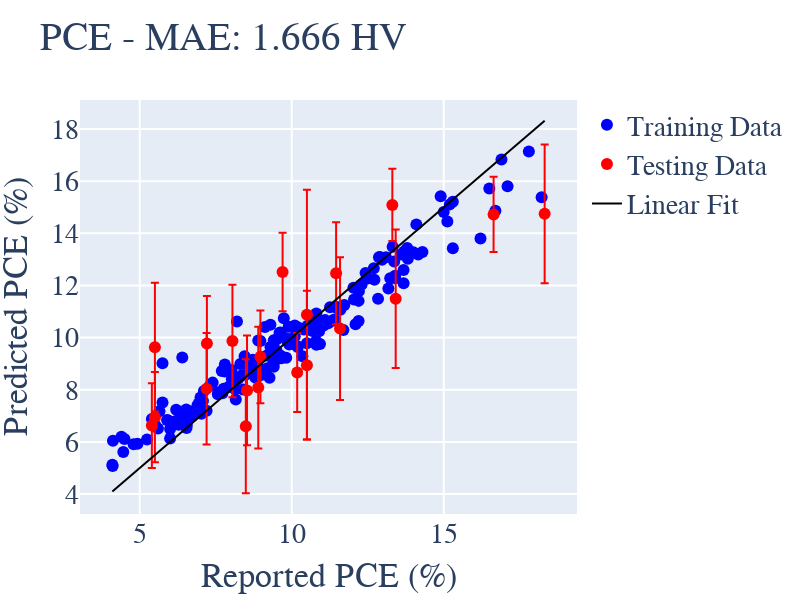

The cell this chart's notebook holds for it:
### Markdown cell above
## Evaluate Model Performance

### Code cell
plotly.offline.init_notebook_mode(connected=True)

layout0= go.Layout(title= "PCE - MAE: %.3f HV" %MAE_testing, hovermode= 'closest',
                   font = dict(family='Times New Roman',size=28),
                   xaxis= dict(title= 'Reported PCE (%)',zeroline= False, gridwidth= 2),
                   yaxis= dict(title= 'Predicted PCE (%)',zeroline= False, gridwidth= 2),#range=[-350,3750]),
                   height=600,
                   width=800,
     showlegend= True                 
)

fit  = np.linspace(min(df['PCE']), max(df['PCE']))
trace0 = go.Scatter(x = train_outputs, y = y_train, mode = 'markers', text=train_inputs.index, marker= dict(size= 12, color= 'blue'),name='Training Data')
trace1 = go.Scatter(x = test_outputs ,y = y_pred, mode = 'markers', text=test_inputs.index,marker= dict(size= 12, color= 'red'), 
                    error_y = dict(type='data',array=y_std,visible=True),name='Testing Data')
trace2 = go.Scatter(x = fit ,y = fit, mode = 'lines', marker= dict(size= 12, color= 'black'), text = 'Fit',name='Linear Fit')

data = [trace0,trace1,trace2]
fig= go.Figure(data, layout=layout0)
iplot(fig)

### Figure 1 — Plotly figure (JSON) as saved in the notebook; plotly's stock layout.template omitted (floating-point values rounded to 4 significant figures; data arrays with more than 128 entries replaced by an {"elided": "..."} marker saying what was removed)
{"data": [{"marker": {"color": "blue", "size": 12}, "mode": "markers", "name": "Training Data", "text": {"elided": "180 int values"}, "type": "scatter", "x": {"elided": "180 float values"}, "y": {"elided": "180 float values"}}, {"error_y": {"array": [1.385, 1.628, 2.142, 2.102, 1.727, 1.824, 1.515, 2.334, 2.471, 2.158, 2.661, 1.954, 2.659, 2.57, 2.736, 4.79, 1.506, 2.852, 1.777, 1.445], "type": "data", "visible": true}, "marker": {"color": "red", "size": 12}, "mode": "markers", "name": "Testing Data", "text": [58, 40, 34, 102, 184, 198, 95, 4, 29, 168, 171, 18, 11, 89, 110, 118, 159, 35, 136, 59], "type": "scatter", "x": [13.31, 5.4, 7.2, 8.53, 5.5, 7.21, 10.18, 8.9, 5.5, 8.05, 18.32, 11.46, 13.42, 8.49, 11.59, 10.5, 9.7, 10.5, 8.97, 16.64], "y": [15.09, 6.625, 8.04, 7.975, 6.951, 9.774, 8.66, 8.084, 9.634, 9.869, 14.75, 12.47, 11.49, 6.599, 10.35, 10.88, 12.52, 8.942, 9.262, 14.73]}, {"marker": {"color": "black", "size": 12}, "mode": "lines", "name": "Linear Fit", "text": "Fit", "type": "scatter", "x": [4.1, 4.39, 4.68, 4.971, 5.261, 5.551, 5.841, 6.131, 6.422, 6.712, 7.002, 7.292, 7.582, 7.873, 8.163, 8.453, 8.743, 9.033, 9.324, 9.614, 9.904, 10.19, 10.48, 10.77, 11.06, 11.36, 11.65, 11.94, 12.23, 12.52, 12.81, 13.1, 13.39, 13.68, 13.97, 14.26, 14.55, 14.84, 15.13, 15.42, 15.71, 16.0, 16.29, 16.58, 16.87, 17.16, 17.45, 17.74, 18.03, 18.32], "y": [4.1, 4.39, 4.68, 4.971, 5.261, 5.551, 5.841, 6.131, 6.422, 6.712, 7.002, 7.292, 7.582, 7.873, 8.163, 8.453, 8.743, 9.033, 9.324, 9.614, 9.904, 10.19, 10.48, 10.77, 11.06, 11.36, 11.65, 11.94, 12.23, 12.52, 12.81, 13.1, 13.39, 13.68, 13.97, 14.26, 14.55, 14.84, 15.13, 15.42, 15.71, 16.0, 16.29, 16.58, 16.87, 17.16, 17.45, 17.74, 18.03, 18.32]}], "layout": {"font": {"family": "Times New Roman", "size": 28}, "height": 600, "hovermode": "closest", "showlegend": true, "title": {"text": "PCE - MAE: 1.666 HV"}, "width": 800, "xaxis": {"gridwidth": 2, "title": {"text": "Reported PCE (%)"}, "zeroline": false}, "yaxis": {"gridwidth": 2, "title": {"text": "Predicted PCE (%)"}, "zeroline": false}}}
